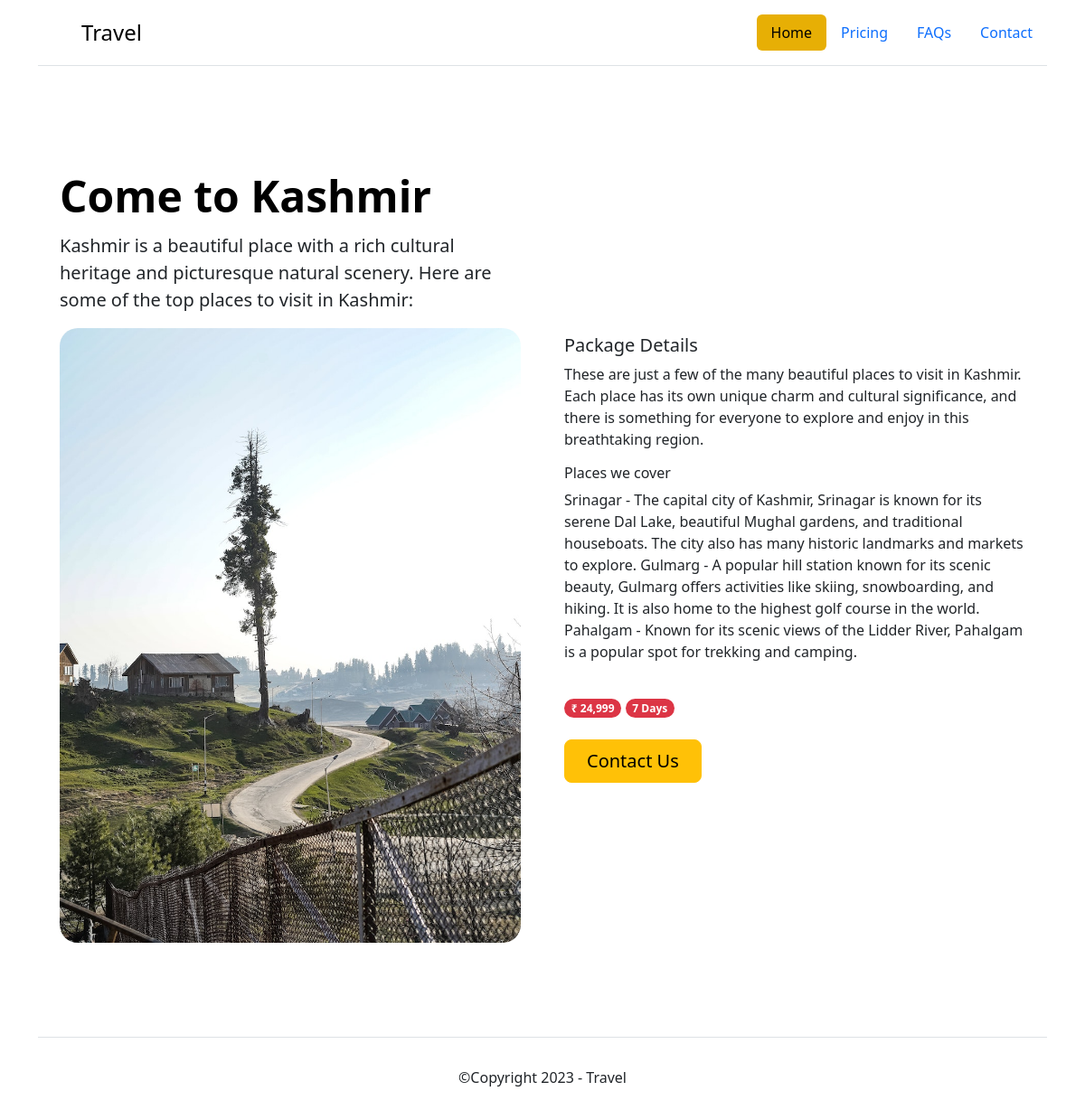
Screenshot of /package/come-to-kashmir with the database file from the repository.
### home/models.py (models this page shows, shortened)
class Packages(models.Model):
    slug = models.SlugField()
    image = models.ImageField()
    title = models.CharField(max_length=255)
    subtitle = models.CharField(max_length=255)
    package_details_subtitle = models.CharField(max_length=255)
    package_details = models.CharField(max_length=500)
    days = models.IntegerField()
    price = models.IntegerField()

### home/views.py (the view)
# urls.py: path('package/<slug:slug>', views.package)
def package(request, slug):
    package = Packages.objects.filter(slug=slug)
    context = {'package':package}
    return render(request, "packages.html", context)

### home/templates/packages.html
{% load static %} {% include 'header.html' %}
{% for package in package %}
<div class="container col-xxl-12 px-4 py-5">
  <div class="row flex-lg-row-reverse align-items-center g-5 py-5">
    <div class="col-lg-6">
      <h5>Package Details</h5>
      <p>
        {{package.package_details_subtitle}}
      </p>
      <h6>Places we cover</h6>
      <p>
        {{package.package_details}}
      </p>
      <span class="badge text-bg-danger rounded-pill my-4">₹ 24,999</span>
      <span class="badge text-bg-danger rounded-pill my-4">7 Days</span>
      <div class="d-grid gap-2 d-md-flex justify-content-md-start">
        <button type="button" class="btn btn-warning btn-lg px-4 me-md-2">
          Contact Us
        </button>
      </div>
    </div>
    <div class="col-10 col-sm-8 col-lg-6">
      <h3 class="display-5 fw-bold text-body-emphasis lh-1 mb-3">
        {{package.title}}
      </h3>
      <p class="lead">
{{package.subtitle}}
      </p>
      <img
        src="/static/assets/{{package.image.url}}"
        class="d-block mx-lg-auto img-fluid package-card"
        alt="hero"
        loading="lazy"
      />
    </div>
  </div>
</div>
{% endfor %}
{% include 'footer.html' %}

### home/static/css/styles.css (style rules this page uses)
.package-card { border-radius: 20px; }

### rows the page displays
Packages: package_details_subtitle "These are just a few of the many beautiful places to visit in Kashmir. Each place has its own unique charm and cultural significance, and there is something for everyone to explore and enjoy in this breathtaking region.", package_details "Srinagar - The capital city of Kashmir, Srinagar is known for its serene Dal Lake, beautiful Mughal gardens, and traditional houseboats. The city also has many historic landmarks and markets to explore. Gulmarg - A popular hill station known for its scenic beauty, Gulmarg offers activities like skiing, snowboarding, and hiking. It is also home to the highest golf course in the world. Pahalgam - Known for its scenic views of the Lidder River, Pahalgam is a popular spot for trekking and camping.", title "Come to Kashmir", subtitle "Kashmir is a beautiful place with a rich cultural heritage and picturesque natural scenery. Here are some of the top places to visit in Kashmir:", image (picture)
